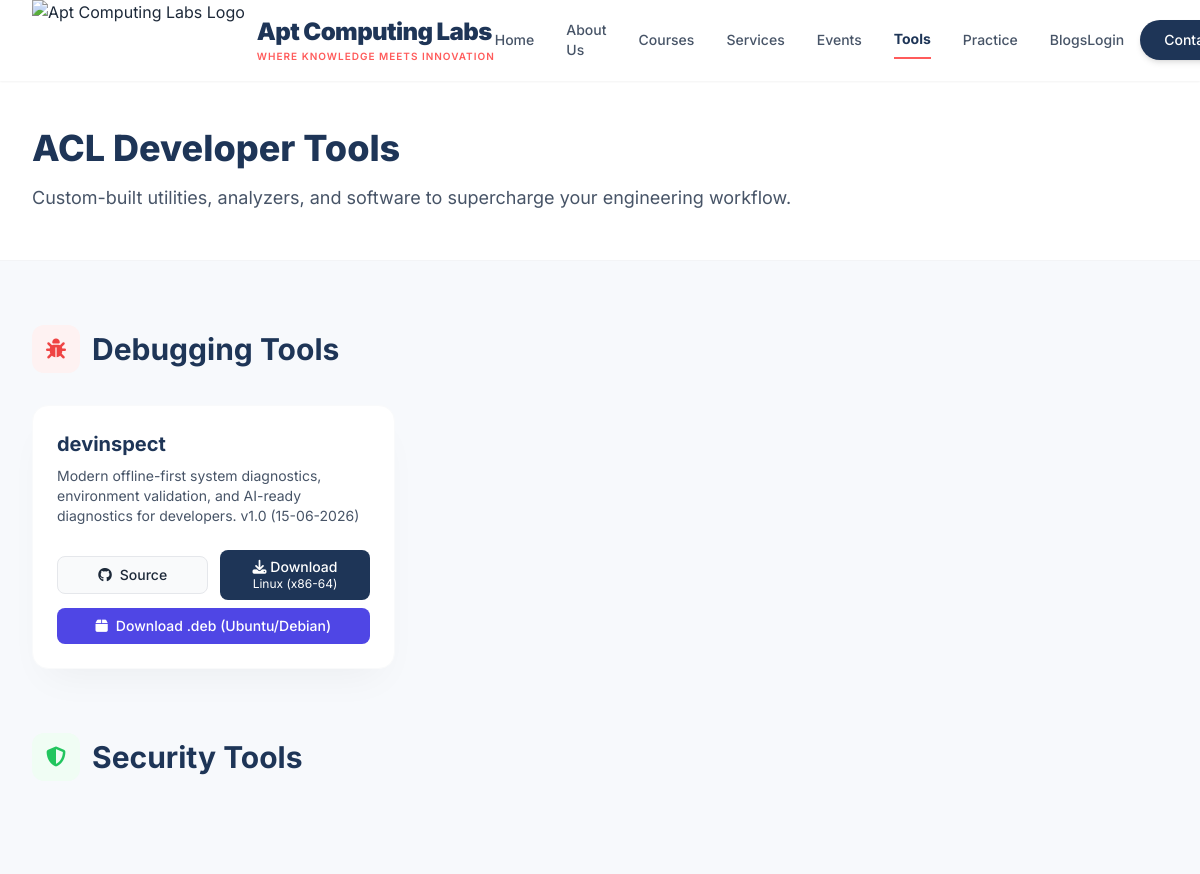
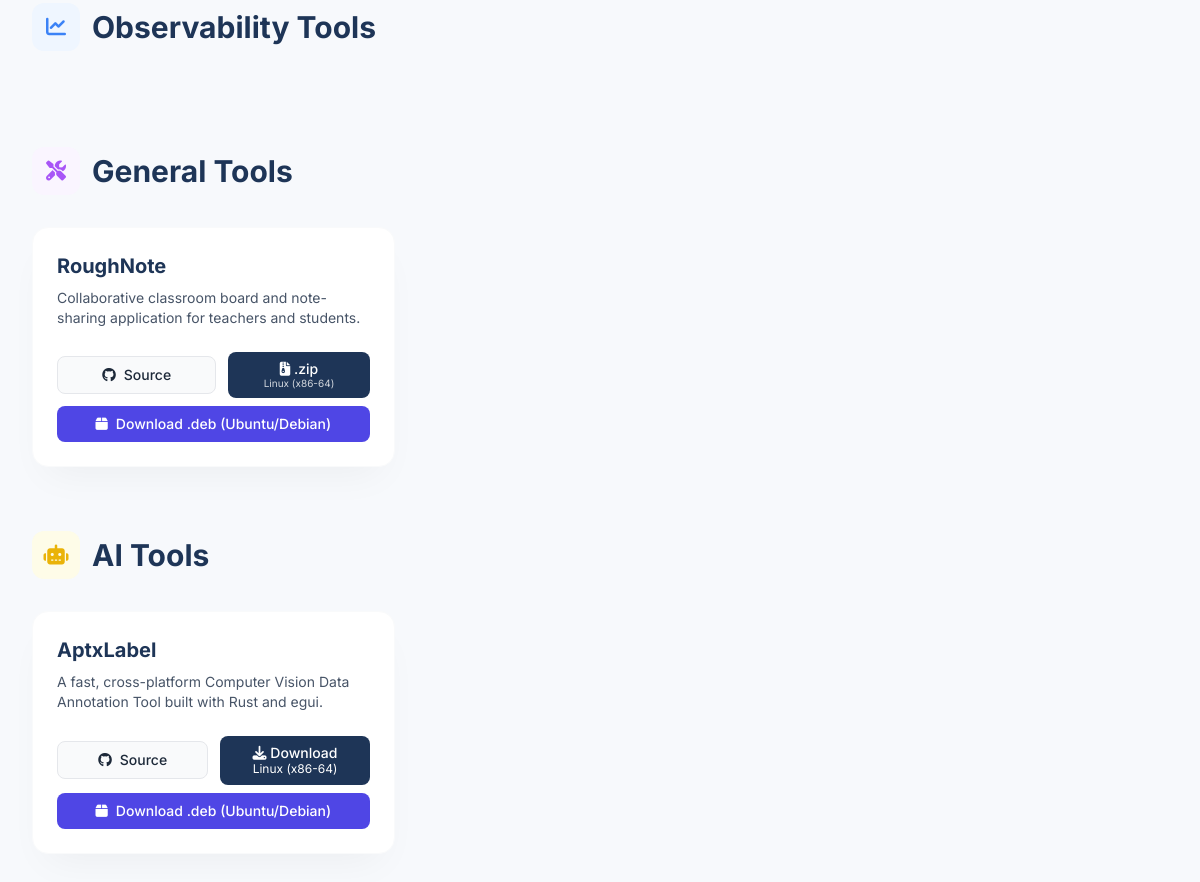
Screenshot of /devtools/ with the database file from the repository (2 pictures, top to bottom).
### devtools/models.py (models this page shows, shortened)
class DevTool(models.Model):
    CATEGORY_CHOICES = [
        ('debugging', 'Debugging Tools'),
        ('security', 'Security Tools'),
        ('observability', 'Observability Tools'),
        ('general', 'General Tools'),
         ('ai', 'AI Tools'),
    ]
    name = models.CharField(max_length=200)
    slug = models.SlugField(max_length=200, unique=True)
    description = models.TextField(blank=True)
    github_url = models.URLField(blank=True, help_text="Link to the open-source repository")
    download_url = models.URLField(blank=True, help_text="Direct link to download the executable file")
    category = models.CharField(max_length=50, choices=CATEGORY_CHOICES, default='general')

### devtools/views.py (the view)
# urls.py: path('', views.DevToolListView.as_view(), name='list'),
class DevToolListView(ListView):
    model = DevTool
    template_name = 'devtools/list.html'
    context_object_name = 'tools'

### templates/devtools/list.html (shortened to what this page needs)
{% extends 'tailwind_base.html' %}
{% load static %}
{% block content %}
    <div class="pt-32 pb-12 bg-white border-b border-gray-100">
        <div class="max-w-7xl mx-auto px-4 sm:px-6 lg:px-8">
            <h1 class="text-4xl font-extrabold text-brand-navy mb-4">ACL Developer Tools</h1>
            <p class="text-lg text-brand-textSecondary">Custom-built utilities, analyzers, and software to supercharge your engineering workflow.</p>
        </div>
    </div>
    <div class="py-16 max-w-7xl mx-auto px-4 sm:px-6 lg:px-8 min-h-screen">
        <div class="mb-16">
            <div class="flex items-center gap-3 mb-8">
                <div class="w-12 h-12 bg-red-50 text-red-500 rounded-xl flex items-center justify-center text-xl">
                    <i class="fas fa-bug"></i>
                </div>
                <h2 class="text-3xl font-bold text-brand-navy">Debugging Tools</h2>
            </div>
            <div class="grid grid-cols-1 md:grid-cols-2 lg:grid-cols-3 gap-6">
                {% for tool in tools %}
                    {% if tool.category == 'debugging' %}
                    <div class="bg-white rounded-2xl p-6 shadow-premium hover:shadow-premium-hover transition-all duration-300 transform hover:-translate-y-1 border border-gray-50 h-full flex flex-col">
                        <h3 class="text-xl font-bold text-brand-navy mb-2">
    <a href="{% url 'devtools:detail' tool.slug %}" class="hover:text-brand-coral">
        {{ tool.name }}
    </a>
</h3>
                        <p class="text-brand-textSecondary text-sm flex-grow mb-6">{{ tool.description }}</p>
                        <div class="mt-auto flex flex-col gap-2">
                            <div class="flex items-center gap-3">
                                {% if tool.github_url %}
                                <a href="{{ tool.github_url }}" target="_blank" class="flex-1 flex items-center justify-center gap-2 px-4 py-2 bg-gray-50 hover:bg-gray-100 text-brand-textPrimary font-medium text-sm rounded-lg border border-gray-200 transition-colors">
                                    <i class="fab fa-github"></i> Source
                                </a>
                                {% endif %}
                                {% if tool.slug == 'devinspect' %}
                                <a href="{% static 'binaries/devinspect' %}" download="devinspect" class="flex-1 flex items-center justify-center gap-2 px-4 py-2 bg-brand-navy hover:bg-opacity-90 text-white font-medium text-sm rounded-lg transition-colors">
                                    <div class="flex flex-col items-center leading-tight">
                                        <div><i class="fas fa-download"></i> Download</div>
                                        <div class="text-xs font-normal">Linux (x86-64)</div>
                                    </div>
                                </a>
                                {% endif %}
                            </div>
                            {% if tool.download_url or tool.slug == 'devinspect' %}
                            <a href="/static/binaries/{{ tool.slug }}.deb" download="{{ tool.slug }}.deb" class="w-full flex items-center justify-center gap-2 px-4 py-2 bg-indigo-600 hover:bg-indigo-700 text-white font-medium text-sm rounded-lg transition-colors">
                                <i class="fas fa-box"></i> Download .deb (Ubuntu/Debian)
                            </a>
                            {% endif %}
                        </div>
                    </div>
                    {% endif %}
                {% endfor %}
            </div>
        </div>
        <div class="mb-16">
            <div class="flex items-center gap-3 mb-8">
                <div class="w-12 h-12 bg-green-50 text-green-500 rounded-xl flex items-center justify-center text-xl">
                    <i class="fas fa-shield-alt"></i>
                </div>
                <h2 class="text-3xl font-bold text-brand-navy">Security Tools</h2>
            </div>
        </div>
        <div class="mb-16">
            <div class="flex items-center gap-3 mb-8">
                <div class="w-12 h-12 bg-blue-50 text-blue-500 rounded-xl flex items-center justify-center text-xl">
                    <i class="fas fa-chart-line"></i>
                </div>
                <h2 class="text-3xl font-bold text-brand-navy">Observability Tools</h2>
            </div>
        </div>
        <div class="mb-16">
            <div class="flex items-center gap-3 mb-8">
                <div class="w-12 h-12 bg-purple-50 text-purple-500 rounded-xl flex items-center justify-center text-xl">
                    <i class="fas fa-tools"></i>
                </div>
                <h2 class="text-3xl font-bold text-brand-navy">General Tools</h2>
            </div>
            <div class="grid grid-cols-1 md:grid-cols-2 lg:grid-cols-3 gap-6">
                {% for tool in tools %}
                    {% if tool.category == 'general' %}
                    <div class="bg-white rounded-2xl p-6 shadow-premium hover:shadow-premium-hover transition-all duration-300 transform hover:-translate-y-1 border border-gray-50 h-full flex flex-col">
                        <h3 class="text-xl font-bold text-brand-navy mb-2">
                            <a href="{% url 'devtools:detail' tool.slug %}" class="hover:text-brand-coral">
                                {{ tool.name }}
                            </a>
                        </h3>
                        <p class="text-brand-textSecondary text-sm flex-grow mb-6">{{ tool.description }}</p>
                        <div class="mt-auto flex flex-col gap-2">
                            <div class="flex items-center gap-3">
                                {% if tool.github_url %}
                                <a href="{{ tool.github_url }}" target="_blank" class="flex-1 flex items-center justify-center gap-2 px-4 py-2 bg-gray-50 hover:bg-gray-100 text-brand-textPrimary font-medium text-sm rounded-lg border border-gray-200 transition-colors">
                                    <i class="fab fa-github"></i> Source
                                </a>
                                {% endif %}
                                {% if tool.slug == 'roughnote' %}
                                <a href="{% static 'binaries/roughnote.zip' %}" download="roughnote.zip" class="flex-1 flex items-center justify-center gap-2 px-2 py-2 bg-brand-navy hover:bg-opacity-90 text-white font-medium text-sm rounded-lg transition-colors">
                                    <div class="flex flex-col items-center leading-tight">
                                        <div>
                                            <i class="fas fa-file-archive"></i> .zip
                                        </div>
                                        <div class="text-[10px] font-normal opacity-80">
                                            Linux (x86-64)
                                        </div>
                                    </div>
                                </a>
                                {% endif %}
                            </div>
                            {% if tool.slug == 'roughnote' %}
                            <a href="{% static 'binaries/roughnote.deb' %}" download="roughnote.deb" class="w-full flex items-center justify-center gap-2 px-4 py-2 bg-indigo-600 hover:bg-indigo-700 text-white font-medium text-sm rounded-lg transition-colors">
                                <i class="fas fa-box"></i> Download .deb (Ubuntu/Debian)
                            </a>
                            {% endif %}
                        </div>
                    </div>
                    {% endif %}
                {% endfor %}
            </div>
        </div>
    <div class="mb-16">
        <div class="flex items-center gap-3 mb-8">
            <div class="w-12 h-12 bg-yellow-50 text-yellow-500 rounded-xl flex items-center justify-center text-xl">
                <i class="fas fa-robot"></i>
            </div>
            <h2 class="text-3xl font-bold text-brand-navy">AI Tools</h2>
        </div>
        <div class="grid grid-cols-1 md:grid-cols-2 lg:grid-cols-3 gap-6">
            {% for tool in tools %}
                {% if tool.category == 'ai' %}
                <div class="bg-white rounded-2xl p-6 shadow-premium hover:shadow-premium-hover transition-all duration-300 transform hover:-translate-y-1 border border-gray-50 h-full flex flex-col">
                    <h3 class="text-xl font-bold text-brand-navy mb-2">
                        <a href="{% url 'devtools:detail' tool.slug %}" class="hover:text-brand-coral">
                            {{ tool.name }}
                        </a>
                    </h3>
                    <p class="text-brand-textSecondary text-sm flex-grow mb-6">{{ tool.description }}</p>
                    <div class="mt-auto flex flex-col gap-2">
                        <div class="flex items-center gap-3">
                            {% if tool.github_url %}
                            <a href="{{ tool.github_url }}" target="_blank" class="flex-1 flex items-center justify-center gap-2 px-4 py-2 bg-gray-50 hover:bg-gray-100 text-brand-textPrimary font-medium text-sm rounded-lg border border-gray-200 transition-colors">
                                <i class="fab fa-github"></i> Source
                            </a>
                            {% endif %}
                            {% if tool.download_url %}
                            <a href="{{ tool.download_url }}" target="_blank" class="flex-1 flex items-center justify-center gap-2 px-4 py-2 bg-brand-navy hover:bg-opacity-90 text-white font-medium text-sm rounded-lg transition-colors">
                                <div class="flex flex-col items-center leading-tight">
                                    <div><i class="fas fa-download"></i> Download</div>
                                    <div class="text-xs font-normal">Linux (x86-64)</div>
                                </div>
                            </a>
                            {% endif %}
                        </div>
                        {% if tool.download_url %}
                        <a href="/static/binaries/{{ tool.slug }}.deb" download="{{ tool.slug }}.deb" class="w-full flex items-center justify-center gap-2 px-4 py-2 bg-indigo-600 hover:bg-indigo-700 text-white font-medium text-sm rounded-lg transition-colors">
                            <i class="fas fa-box"></i> Download .deb (Ubuntu/Debian)
                        </a>
                        {% endif %}
                    </div>
                </div>
                {% endif %}
            {% endfor %}
        </div>
    </div>
    </div>
{% endblock %}

### rows the page displays
DevTool: name "devinspect", description "Modern offline-first system diagnostics, environment validation, and AI-ready diagnostics for developers. v1.0 (15-06-2026)", slug "devinspect" (drawn)
DevTool: name "RoughNote", description "Collaborative classroom board and note-sharing application for teachers and students.", slug "roughnote" (drawn)
DevTool: name "AptxLabel", description "A fast, cross-platform Computer Vision Data Annotation Tool built with Rust and egui."
